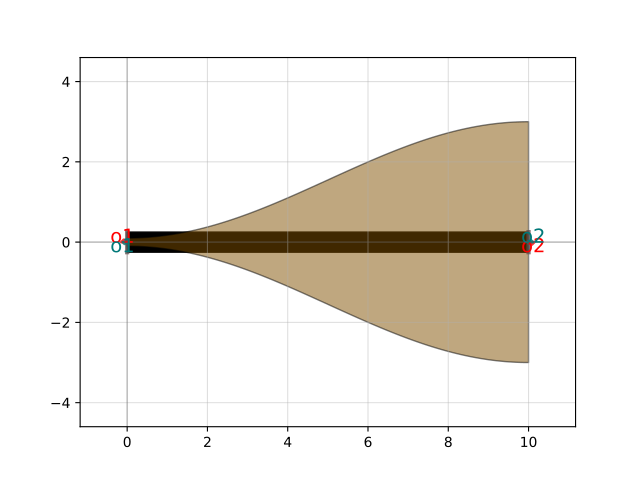

Source code (Python):
import gdsfactory as gf

c = gf.components.taper_cross_section_sine(length=10, npoints=101, linear=False)
c.plot()
